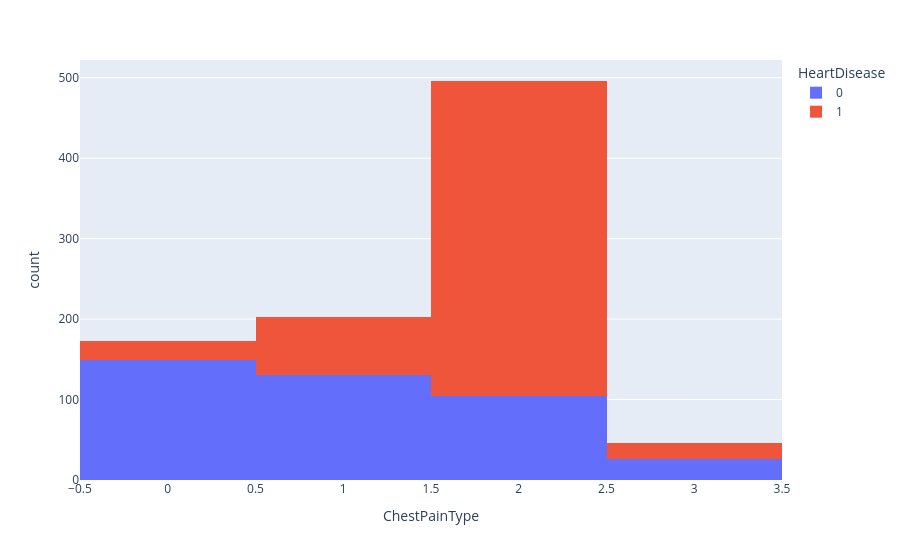

Source (notebook cell):
### Markdown cell above
CHEST PAIN TYPE vs HEART DISEASE

### Code cell
px.histogram(heart_df,x='ChestPainType',color='HeartDisease')

### Figure 1 — Plotly figure (JSON) as saved in the notebook; plotly's stock layout.template omitted (floating-point values rounded to 4 significant figures; data arrays with more than 128 entries replaced by an {"elided": "..."} marker saying what was removed)
{"data": [{"alignmentgroup": "True", "bingroup": "x", "hovertemplate": "HeartDisease=0<br>ChestPainType=%{x}<br>count=%{y}<extra></extra>", "legendgroup": "0", "marker": {"color": "#636efa", "pattern": {"shape": ""}}, "name": "0", "offsetgroup": "0", "orientation": "v", "showlegend": true, "type": "histogram", "x": {"elided": "410 int values"}, "xaxis": "x", "yaxis": "y"}, {"alignmentgroup": "True", "bingroup": "x", "hovertemplate": "HeartDisease=1<br>ChestPainType=%{x}<br>count=%{y}<extra></extra>", "legendgroup": "1", "marker": {"color": "#EF553B", "pattern": {"shape": ""}}, "name": "1", "offsetgroup": "1", "orientation": "v", "showlegend": true, "type": "histogram", "x": {"elided": "508 int values"}, "xaxis": "x", "yaxis": "y"}], "layout": {"autosize": true, "barmode": "relative", "legend": {"title": {"text": "HeartDisease"}, "tracegroupgap": 0}, "margin": {"t": 60}, "xaxis": {"anchor": "y", "autorange": true, "domain": [0, 1], "range": [-0.5, 3.5], "title": {"text": "ChestPainType"}, "type": "linear"}, "yaxis": {"anchor": "x", "autorange": true, "domain": [0, 1], "range": [0, 522.1], "title": {"text": "count"}}}}
